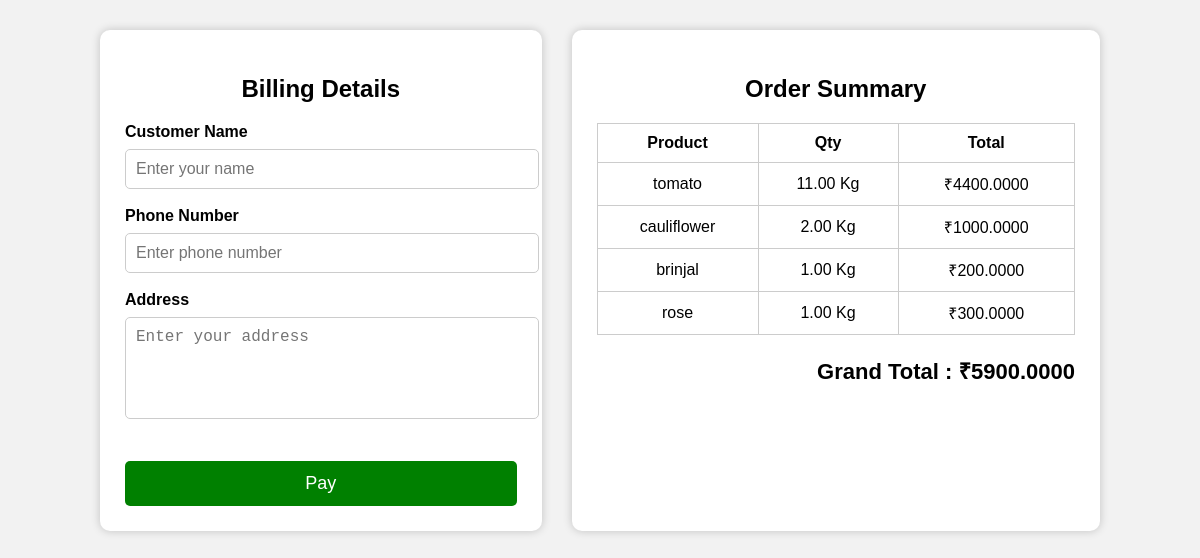
The app's page /billing/ with its own data.
### shop/models.py (models this page shows, shortened)
class Cart(models.Model):
    product = models.ForeignKey(Product, on_delete=models.CASCADE)
    quantity = models.DecimalField(max_digits=5, decimal_places=2)
    def total(self):
        return self.product.price * self.quantity

class Product(models.Model):
    name = models.CharField(max_length=100)
    price = models.DecimalField(max_digits=10, decimal_places=2)
    image = models.ImageField(upload_to='products/')

### shop/views.py (the view, shortened to what this page needs)
# urls.py: path("billing/", views.billing, name="billing"),
def billing(request):
    cart = Cart.objects.all()
    grandtotal = 0
    for i in cart:
        grandtotal += i.total()
    return render(request, "billing.html", {
        "cart": cart,
        "grandtotal": grandtotal
    })

### shop/templates/billing.html (shortened to what this page needs)
<!DOCTYPE html>
<html lang="en">
<head>
</head>
<body>
<div class="container">
<div class="left">
<h2>Billing Details</h2>
<form method="POST">
<label>Customer Name</label>
<input type="text"
       name="name"
       placeholder="Enter your name"
       required>
<label>Phone Number</label>
<input type="text"
       name="phone"
       placeholder="Enter phone number"
       required>
<label>Address</label>
<textarea
name="address"
placeholder="Enter your address"
required></textarea>
<button type="button" onclick="payNow()">Pay</button>
</form>
</div>
<div class="right">
<h2>Order Summary</h2>
<table>
<tr>
<th>Product</th>
<th>Qty</th>
<th>Total</th>
</tr>
{% for i in cart %}
<tr>
<td>{{ i.product.name }}</td>
<td>{{ i.quantity }} Kg</td>
<td>₹{{ i.total }}</td>
</tr>
{% endfor %}
</table>
<div class="total">
Grand Total : ₹{{ grandtotal }}
</div>
</div>
</div>
</body>
</html>

### shop/templates/billing.html (style rules this page uses)
body { margin:0; padding:30px; font-family:Arial, sans-serif; background:#f2f2f2; }
.container { width:90%; max-width:1000px; margin:auto; display:flex; gap:30px; }
.left { width:45%; background:white; padding:25px; border-radius:10px; box-shadow:0 0 10px rgba(0,0,0,0.2); }
.right { width:55%; background:white; padding:25px; border-radius:10px; box-shadow:0 0 10px rgba(0,0,0,0.2); }
h2 { text-align:center; margin-bottom:20px; }
label { font-weight:bold; }
input,textarea { width:100%; padding:10px; margin-top:8px; margin-bottom:18px; border:1px solid #ccc; border-radius:5px; font-size:16px; }
textarea { resize:none; height:80px; }
table { width:100%; border-collapse:collapse; }
table,th,td { border:1px solid #ccc; }
th,td { padding:10px; text-align:center; }
.total { margin-top:20px; text-align:right; font-size:22px; font-weight:bold; }
button { width:100%; padding:12px; margin-top:20px; font-size:18px; background:green; color:white; border:none; border-radius:5px; cursor:pointer; }

### records on screen
Cart: product.name "tomato", quantity "11.00", total "4400.0000"
Cart: product.name "cauliflower", quantity "2.00", total "1000.0000"
Cart: product.name "brinjal", quantity "1.00", total "200.0000"
Cart: product.name "rose", quantity "1.00", total "300.0000"

### other values on screen
{{ grandtotal }} "5900.0000"
